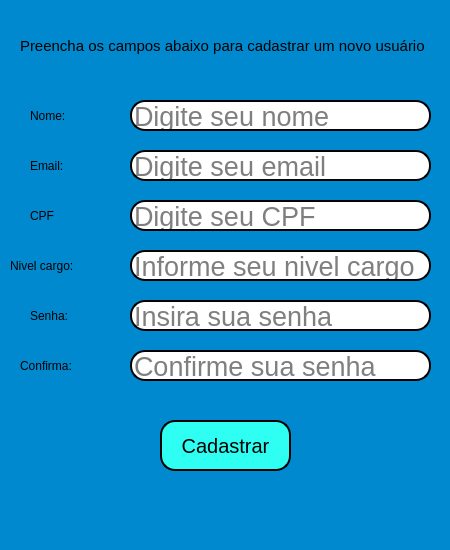
<?xml version="1.0" encoding="UTF-8"?>
<ui version="4.0">
 <class>MainWindow</class>
 <widget class="QMainWindow" name="MainWindow">
  <property name="geometry">
   <rect>
    <x>0</x>
    <y>0</y>
    <width>450</width>
    <height>550</height>
   </rect>
  </property>
  <property name="maximumSize">
   <size>
    <width>450</width>
    <height>550</height>
   </size>
  </property>
  <property name="windowTitle">
   <string>MainWindow</string>
  </property>
  <property name="styleSheet">
   <string notr="true">background-color: rgb(0, 137, 206);</string>
  </property>
  <widget class="QWidget" name="centralwidget">
   <widget class="QLabel" name="label">
    <property name="geometry">
     <rect>
      <x>20</x>
      <y>20</y>
      <width>411</width>
      <height>51</height>
     </rect>
    </property>
    <property name="font">
     <font>
      <family>Ubuntu</family>
      <pointsize>11</pointsize>
      <weight>50</weight>
      <italic>false</italic>
      <bold>false</bold>
     </font>
    </property>
    <property name="styleSheet">
     <string notr="true">font: 11pt &quot;Ubuntu&quot;;</string>
    </property>
    <property name="text">
     <string>Preencha os campos abaixo para cadastrar um novo usuário</string>
    </property>
   </widget>
   <widget class="QLineEdit" name="linha_Nome">
    <property name="geometry">
     <rect>
      <x>130</x>
      <y>100</y>
      <width>301</width>
      <height>31</height>
     </rect>
    </property>
    <property name="font">
     <font>
      <pointsize>20</pointsize>
     </font>
    </property>
    <property name="styleSheet">
     <string notr="true">background-color:rgb(255,255,255);
border-radius:15px;
border-style:outset;
border-width:2px;</string>
    </property>
    <property name="inputMethodHints">
     <set>Qt::ImhHiddenText</set>
    </property>
    <property name="text">
     <string/>
    </property>
    <property name="placeholderText">
     <string>Digite seu nome </string>
    </property>
    <property name="clearButtonEnabled">
     <bool>false</bool>
    </property>
   </widget>
   <widget class="QPushButton" name="botao_Cadastro">
    <property name="geometry">
     <rect>
      <x>160</x>
      <y>420</y>
      <width>131</width>
      <height>51</height>
     </rect>
    </property>
    <property name="font">
     <font>
      <pointsize>15</pointsize>
     </font>
    </property>
    <property name="styleSheet">
     <string notr="true">background-color: rgb(46,255,242);
border-style:outset;
border-width:2px;
border-radius:15px;
border-color:black;</string>
    </property>
    <property name="text">
     <string>Cadastrar</string>
    </property>
   </widget>
   <widget class="QLineEdit" name="linha_Senha">
    <property name="geometry">
     <rect>
      <x>130</x>
      <y>300</y>
      <width>301</width>
      <height>31</height>
     </rect>
    </property>
    <property name="font">
     <font>
      <pointsize>20</pointsize>
     </font>
    </property>
    <property name="styleSheet">
     <string notr="true">background-color:rgb(255,255,255);
border-radius:15px;
border-style:outset;
border-width:2px;</string>
    </property>
    <property name="inputMethodHints">
     <set>Qt::ImhHiddenText</set>
    </property>
    <property name="text">
     <string/>
    </property>
    <property name="placeholderText">
     <string>Insira sua senha</string>
    </property>
    <property name="clearButtonEnabled">
     <bool>false</bool>
    </property>
   </widget>
   <widget class="QLineEdit" name="linha_nvlCargo">
    <property name="geometry">
     <rect>
      <x>130</x>
      <y>250</y>
      <width>301</width>
      <height>31</height>
     </rect>
    </property>
    <property name="font">
     <font>
      <pointsize>20</pointsize>
     </font>
    </property>
    <property name="styleSheet">
     <string notr="true">background-color:rgb(255,255,255);
border-radius:15px;
border-style:outset;
border-width:2px;</string>
    </property>
    <property name="inputMethodHints">
     <set>Qt::ImhHiddenText</set>
    </property>
    <property name="text">
     <string/>
    </property>
    <property name="placeholderText">
     <string>Informe seu nivel cargo </string>
    </property>
    <property name="clearButtonEnabled">
     <bool>false</bool>
    </property>
   </widget>
   <widget class="QLineEdit" name="linha_Email">
    <property name="geometry">
     <rect>
      <x>130</x>
      <y>150</y>
      <width>301</width>
      <height>31</height>
     </rect>
    </property>
    <property name="font">
     <font>
      <pointsize>20</pointsize>
     </font>
    </property>
    <property name="styleSheet">
     <string notr="true">background-color:rgb(255,255,255);
border-radius:15px;
border-style:outset;
border-width:2px;</string>
    </property>
    <property name="inputMethodHints">
     <set>Qt::ImhHiddenText</set>
    </property>
    <property name="text">
     <string/>
    </property>
    <property name="placeholderText">
     <string>Digite seu email</string>
    </property>
    <property name="clearButtonEnabled">
     <bool>false</bool>
    </property>
   </widget>
   <widget class="QLineEdit" name="linha_ConfirmaSenha">
    <property name="geometry">
     <rect>
      <x>130</x>
      <y>350</y>
      <width>301</width>
      <height>31</height>
     </rect>
    </property>
    <property name="font">
     <font>
      <pointsize>20</pointsize>
     </font>
    </property>
    <property name="styleSheet">
     <string notr="true">background-color:rgb(255,255,255);
border-radius:15px;
border-style:outset;
border-width:2px;</string>
    </property>
    <property name="inputMethodHints">
     <set>Qt::ImhHiddenText</set>
    </property>
    <property name="text">
     <string/>
    </property>
    <property name="placeholderText">
     <string>Confirme sua senha</string>
    </property>
    <property name="clearButtonEnabled">
     <bool>false</bool>
    </property>
   </widget>
   <widget class="QLabel" name="label_2">
    <property name="geometry">
     <rect>
      <x>30</x>
      <y>100</y>
      <width>61</width>
      <height>31</height>
     </rect>
    </property>
    <property name="styleSheet">
     <string notr="true">font: 15pt &quot;Ubuntu&quot;;</string>
    </property>
    <property name="text">
     <string>Nome:</string>
    </property>
   </widget>
   <widget class="QLabel" name="label_3">
    <property name="geometry">
     <rect>
      <x>30</x>
      <y>150</y>
      <width>61</width>
      <height>31</height>
     </rect>
    </property>
    <property name="styleSheet">
     <string notr="true">font: 15pt &quot;Ubuntu&quot;;</string>
    </property>
    <property name="text">
     <string>Email:</string>
    </property>
   </widget>
   <widget class="QLabel" name="label_4">
    <property name="geometry">
     <rect>
      <x>10</x>
      <y>250</y>
      <width>111</width>
      <height>31</height>
     </rect>
    </property>
    <property name="styleSheet">
     <string notr="true">font: 15pt &quot;Ubuntu&quot;;</string>
    </property>
    <property name="text">
     <string>Nivel cargo:</string>
    </property>
   </widget>
   <widget class="QLabel" name="label_5">
    <property name="geometry">
     <rect>
      <x>30</x>
      <y>300</y>
      <width>61</width>
      <height>31</height>
     </rect>
    </property>
    <property name="styleSheet">
     <string notr="true">font: 15pt &quot;Ubuntu&quot;;</string>
    </property>
    <property name="text">
     <string>Senha:</string>
    </property>
   </widget>
   <widget class="QLabel" name="label_6">
    <property name="geometry">
     <rect>
      <x>20</x>
      <y>350</y>
      <width>91</width>
      <height>31</height>
     </rect>
    </property>
    <property name="styleSheet">
     <string notr="true">font: 15pt &quot;Ubuntu&quot;;</string>
    </property>
    <property name="text">
     <string>Confirma:</string>
    </property>
   </widget>
   <widget class="QLineEdit" name="linha_CPF">
    <property name="geometry">
     <rect>
      <x>130</x>
      <y>200</y>
      <width>301</width>
      <height>31</height>
     </rect>
    </property>
    <property name="font">
     <font>
      <pointsize>20</pointsize>
     </font>
    </property>
    <property name="styleSheet">
     <string notr="true">background-color:rgb(255,255,255);
border-radius:15px;
border-style:outset;
border-width:2px;</string>
    </property>
    <property name="inputMethodHints">
     <set>Qt::ImhHiddenText</set>
    </property>
    <property name="text">
     <string/>
    </property>
    <property name="placeholderText">
     <string>Digite seu CPF</string>
    </property>
    <property name="clearButtonEnabled">
     <bool>false</bool>
    </property>
   </widget>
   <widget class="QLabel" name="label_7">
    <property name="geometry">
     <rect>
      <x>30</x>
      <y>200</y>
      <width>61</width>
      <height>31</height>
     </rect>
    </property>
    <property name="styleSheet">
     <string notr="true">font: 15pt &quot;Ubuntu&quot;;</string>
    </property>
    <property name="text">
     <string>CPF</string>
    </property>
   </widget>
  </widget>
  <widget class="QMenuBar" name="menubar">
   <property name="geometry">
    <rect>
     <x>0</x>
     <y>0</y>
     <width>450</width>
     <height>22</height>
    </rect>
   </property>
  </widget>
  <widget class="QStatusBar" name="statusbar"/>
 </widget>
 <resources/>
 <connections/>
</ui>
